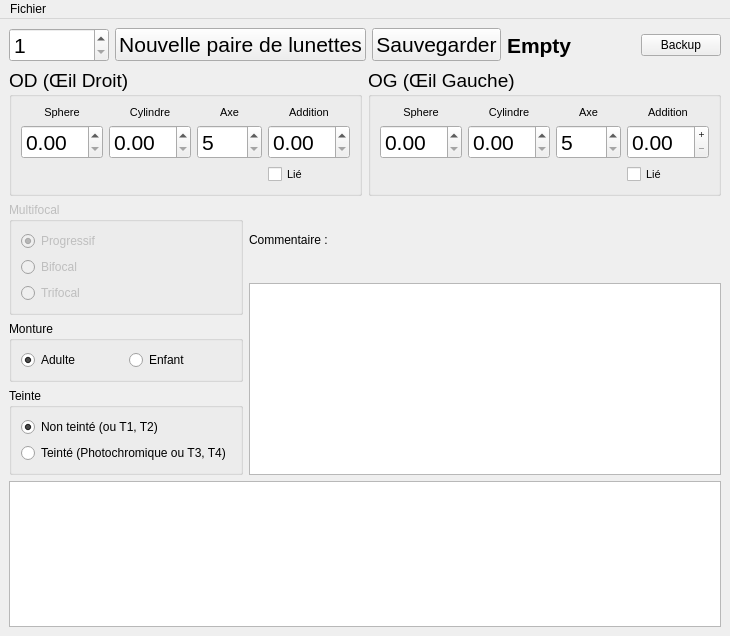
<?xml version="1.0" encoding="UTF-8"?>
<ui version="4.0">
 <class>MainWindow</class>
 <widget class="QMainWindow" name="MainWindow">
  <property name="geometry">
   <rect>
    <x>0</x>
    <y>0</y>
    <width>714</width>
    <height>636</height>
   </rect>
  </property>
  <property name="windowTitle">
   <string>Oryx Optical DBSM - Inventory</string>
  </property>
  <widget class="QWidget" name="centralwidget">
   <property name="sizePolicy">
    <sizepolicy hsizetype="Expanding" vsizetype="Expanding">
     <horstretch>0</horstretch>
     <verstretch>0</verstretch>
    </sizepolicy>
   </property>
   <layout class="QGridLayout" name="gridLayout_3">
    <item row="0" column="0">
     <layout class="QVBoxLayout" name="mainLayout" stretch="0,0,0,0">
      <property name="spacing">
       <number>6</number>
      </property>
      <property name="sizeConstraint">
       <enum>QLayout::SetNoConstraint</enum>
      </property>
      <item>
       <layout class="QHBoxLayout" name="numberingLayout">
        <item>
         <widget class="QSpinBox" name="eyeglassesNum">
          <property name="font">
           <font>
            <pointsize>16</pointsize>
           </font>
          </property>
          <property name="minimum">
           <number>1</number>
          </property>
          <property name="maximum">
           <number>1000000</number>
          </property>
          <property name="value">
           <number>1</number>
          </property>
         </widget>
        </item>
        <item>
         <widget class="QPushButton" name="newButton">
          <property name="font">
           <font>
            <pointsize>16</pointsize>
           </font>
          </property>
          <property name="text">
           <string>Nouvelle paire de lunettes</string>
          </property>
         </widget>
        </item>
        <item>
         <widget class="QPushButton" name="saveButton">
          <property name="font">
           <font>
            <pointsize>16</pointsize>
           </font>
          </property>
          <property name="text">
           <string>Sauvegarder</string>
          </property>
         </widget>
        </item>
        <item>
         <widget class="QLabel" name="status">
          <property name="font">
           <font>
            <pointsize>16</pointsize>
            <weight>75</weight>
            <bold>true</bold>
           </font>
          </property>
          <property name="text">
           <string>Empty</string>
          </property>
         </widget>
        </item>
        <item>
         <spacer name="horizontalSpacer">
          <property name="orientation">
           <enum>Qt::Horizontal</enum>
          </property>
          <property name="sizeHint" stdset="0">
           <size>
            <width>40</width>
            <height>20</height>
           </size>
          </property>
         </spacer>
        </item>
        <item>
         <widget class="QPushButton" name="backupButton">
          <property name="focusPolicy">
           <enum>Qt::ClickFocus</enum>
          </property>
          <property name="text">
           <string>Backup</string>
          </property>
         </widget>
        </item>
       </layout>
      </item>
      <item>
       <layout class="QHBoxLayout" name="eyesLayout">
        <item>
         <widget class="QGroupBox" name="rightEyeGroupBox">
          <property name="font">
           <font>
            <pointsize>14</pointsize>
           </font>
          </property>
          <property name="title">
           <string>OD (Œil Droit)</string>
          </property>
          <layout class="QGridLayout" name="gridLayout_7">
           <item row="0" column="0">
            <layout class="QGridLayout" name="rightEyeLayout">
             <item row="0" column="0">
              <widget class="QLabel" name="label_2">
               <property name="font">
                <font>
                 <pointsize>8</pointsize>
                </font>
               </property>
               <property name="text">
                <string>Sphere</string>
               </property>
               <property name="alignment">
                <set>Qt::AlignCenter</set>
               </property>
              </widget>
             </item>
             <item row="0" column="3">
              <widget class="QLabel" name="label_5">
               <property name="font">
                <font>
                 <pointsize>8</pointsize>
                </font>
               </property>
               <property name="text">
                <string>Addition</string>
               </property>
               <property name="alignment">
                <set>Qt::AlignCenter</set>
               </property>
              </widget>
             </item>
             <item row="0" column="2">
              <widget class="QLabel" name="label_4">
               <property name="font">
                <font>
                 <pointsize>8</pointsize>
                </font>
               </property>
               <property name="text">
                <string>Axe</string>
               </property>
               <property name="alignment">
                <set>Qt::AlignCenter</set>
               </property>
              </widget>
             </item>
             <item row="1" column="2">
              <widget class="angleSpinBox" name="rAxisSpin">
               <property name="font">
                <font>
                 <pointsize>16</pointsize>
                </font>
               </property>
               <property name="minimum">
                <number>5</number>
               </property>
               <property name="maximum">
                <number>180</number>
               </property>
               <property name="singleStep">
                <number>5</number>
               </property>
              </widget>
             </item>
             <item row="0" column="1">
              <widget class="QLabel" name="label_3">
               <property name="font">
                <font>
                 <pointsize>8</pointsize>
                </font>
               </property>
               <property name="text">
                <string>Cylindre</string>
               </property>
               <property name="alignment">
                <set>Qt::AlignCenter</set>
               </property>
              </widget>
             </item>
             <item row="2" column="3">
              <widget class="QCheckBox" name="rLinkCheckbox">
               <property name="font">
                <font>
                 <pointsize>8</pointsize>
                </font>
               </property>
               <property name="focusPolicy">
                <enum>Qt::ClickFocus</enum>
               </property>
               <property name="text">
                <string>Lié</string>
               </property>
              </widget>
             </item>
             <item row="1" column="3">
              <widget class="dotSpinBox" name="rAddSpin">
               <property name="font">
                <font>
                 <pointsize>16</pointsize>
                </font>
               </property>
              </widget>
             </item>
             <item row="1" column="1">
              <widget class="negativeZeroSpinBox" name="rCylSpin">
               <property name="font">
                <font>
                 <pointsize>16</pointsize>
                </font>
               </property>
              </widget>
             </item>
             <item row="1" column="0">
              <widget class="dotSpinBox" name="rSphereSpin">
               <property name="font">
                <font>
                 <pointsize>16</pointsize>
                </font>
               </property>
              </widget>
             </item>
            </layout>
           </item>
          </layout>
         </widget>
        </item>
        <item>
         <widget class="QGroupBox" name="leftEyeGroupBox">
          <property name="font">
           <font>
            <pointsize>14</pointsize>
           </font>
          </property>
          <property name="title">
           <string>OG (Œil Gauche)</string>
          </property>
          <layout class="QGridLayout" name="gridLayout_8">
           <item row="0" column="0">
            <layout class="QGridLayout" name="leftEyeLayout">
             <item row="0" column="2">
              <widget class="QLabel" name="label_8">
               <property name="font">
                <font>
                 <pointsize>8</pointsize>
                </font>
               </property>
               <property name="text">
                <string>Axe</string>
               </property>
               <property name="alignment">
                <set>Qt::AlignCenter</set>
               </property>
              </widget>
             </item>
             <item row="0" column="1">
              <widget class="QLabel" name="label_9">
               <property name="font">
                <font>
                 <pointsize>8</pointsize>
                </font>
               </property>
               <property name="text">
                <string>Cylindre</string>
               </property>
               <property name="alignment">
                <set>Qt::AlignCenter</set>
               </property>
              </widget>
             </item>
             <item row="0" column="0">
              <widget class="QLabel" name="label_6">
               <property name="font">
                <font>
                 <pointsize>8</pointsize>
                </font>
               </property>
               <property name="text">
                <string>Sphere</string>
               </property>
               <property name="alignment">
                <set>Qt::AlignCenter</set>
               </property>
              </widget>
             </item>
             <item row="1" column="2">
              <widget class="angleSpinBox" name="lAxisSpin">
               <property name="font">
                <font>
                 <pointsize>16</pointsize>
                </font>
               </property>
               <property name="minimum">
                <number>5</number>
               </property>
               <property name="maximum">
                <number>180</number>
               </property>
               <property name="singleStep">
                <number>5</number>
               </property>
              </widget>
             </item>
             <item row="0" column="3">
              <widget class="QLabel" name="label_7">
               <property name="font">
                <font>
                 <pointsize>8</pointsize>
                </font>
               </property>
               <property name="text">
                <string>Addition</string>
               </property>
               <property name="alignment">
                <set>Qt::AlignCenter</set>
               </property>
              </widget>
             </item>
             <item row="2" column="3">
              <widget class="QCheckBox" name="lLinkCheckbox">
               <property name="font">
                <font>
                 <pointsize>8</pointsize>
                </font>
               </property>
               <property name="focusPolicy">
                <enum>Qt::ClickFocus</enum>
               </property>
               <property name="text">
                <string>Lié</string>
               </property>
              </widget>
             </item>
             <item row="1" column="0">
              <widget class="dotSpinBox" name="lSphereSpin">
               <property name="font">
                <font>
                 <pointsize>16</pointsize>
                </font>
               </property>
              </widget>
             </item>
             <item row="1" column="1">
              <widget class="negativeZeroSpinBox" name="lCylSpin">
               <property name="font">
                <font>
                 <pointsize>16</pointsize>
                </font>
               </property>
              </widget>
             </item>
             <item row="1" column="3">
              <widget class="dotSpinBox" name="lAddSpin">
               <property name="font">
                <font>
                 <pointsize>16</pointsize>
                </font>
               </property>
               <property name="buttonSymbols">
                <enum>QAbstractSpinBox::PlusMinus</enum>
               </property>
              </widget>
             </item>
            </layout>
           </item>
          </layout>
         </widget>
        </item>
       </layout>
      </item>
      <item>
       <layout class="QHBoxLayout" name="otherLayout">
        <item>
         <layout class="QVBoxLayout" name="optionsLayout">
          <item>
           <widget class="QGroupBox" name="addGroupBox">
            <property name="enabled">
             <bool>false</bool>
            </property>
            <property name="sizePolicy">
             <sizepolicy hsizetype="Preferred" vsizetype="Fixed">
              <horstretch>0</horstretch>
              <verstretch>0</verstretch>
             </sizepolicy>
            </property>
            <property name="title">
             <string>Multifocal</string>
            </property>
            <layout class="QGridLayout" name="gridLayout_9">
             <item row="1" column="0">
              <layout class="QVBoxLayout" name="addLayout">
               <item>
                <widget class="QRadioButton" name="addRadioP">
                 <property name="text">
                  <string>Progressif</string>
                 </property>
                 <property name="checked">
                  <bool>true</bool>
                 </property>
                </widget>
               </item>
               <item>
                <widget class="QRadioButton" name="addRadioBF">
                 <property name="text">
                  <string>Bifocal</string>
                 </property>
                </widget>
               </item>
               <item>
                <widget class="QRadioButton" name="addRadioTF">
                 <property name="text">
                  <string>Trifocal</string>
                 </property>
                </widget>
               </item>
              </layout>
             </item>
            </layout>
           </widget>
          </item>
          <item>
           <widget class="QGroupBox" name="childGroupBox">
            <property name="sizePolicy">
             <sizepolicy hsizetype="Preferred" vsizetype="Fixed">
              <horstretch>0</horstretch>
              <verstretch>0</verstretch>
             </sizepolicy>
            </property>
            <property name="title">
             <string>Monture</string>
            </property>
            <layout class="QGridLayout" name="gridLayout_5">
             <item row="3" column="0">
              <layout class="QHBoxLayout" name="childLayout">
               <item>
                <widget class="QRadioButton" name="childRadioNo">
                 <property name="text">
                  <string>Adulte</string>
                 </property>
                 <property name="checked">
                  <bool>true</bool>
                 </property>
                </widget>
               </item>
               <item>
                <widget class="QRadioButton" name="childRadioYes">
                 <property name="text">
                  <string>Enfant</string>
                 </property>
                </widget>
               </item>
              </layout>
             </item>
            </layout>
           </widget>
          </item>
          <item>
           <widget class="QGroupBox" name="solarGroupBox">
            <property name="sizePolicy">
             <sizepolicy hsizetype="Preferred" vsizetype="Fixed">
              <horstretch>0</horstretch>
              <verstretch>0</verstretch>
             </sizepolicy>
            </property>
            <property name="title">
             <string>Teinte</string>
            </property>
            <layout class="QGridLayout" name="gridLayout_6">
             <item row="0" column="0">
              <widget class="QRadioButton" name="solarRadioNo">
               <property name="text">
                <string>Non teinté (ou T1, T2)</string>
               </property>
               <property name="checked">
                <bool>true</bool>
               </property>
              </widget>
             </item>
             <item row="1" column="0">
              <widget class="QRadioButton" name="solarRadioYes">
               <property name="text">
                <string>Teinté (Photochromique ou T3, T4)</string>
               </property>
              </widget>
             </item>
            </layout>
           </widget>
          </item>
         </layout>
        </item>
        <item>
         <layout class="QVBoxLayout" name="commentLayout">
          <item>
           <widget class="QLabel" name="label_10">
            <property name="text">
             <string>Commentaire :</string>
            </property>
           </widget>
          </item>
          <item>
           <widget class="QPlainTextEdit" name="commentEdit">
            <property name="sizePolicy">
             <sizepolicy hsizetype="Expanding" vsizetype="Fixed">
              <horstretch>0</horstretch>
              <verstretch>0</verstretch>
             </sizepolicy>
            </property>
            <property name="font">
             <font>
              <pointsize>10</pointsize>
             </font>
            </property>
            <property name="tabChangesFocus">
             <bool>true</bool>
            </property>
            <property name="backgroundVisible">
             <bool>false</bool>
            </property>
           </widget>
          </item>
         </layout>
        </item>
       </layout>
      </item>
      <item>
       <widget class="QTableView" name="tableView">
        <property name="focusPolicy">
         <enum>Qt::ClickFocus</enum>
        </property>
        <property name="editTriggers">
         <set>QAbstractItemView::NoEditTriggers</set>
        </property>
        <property name="selectionMode">
         <enum>QAbstractItemView::SingleSelection</enum>
        </property>
        <property name="selectionBehavior">
         <enum>QAbstractItemView::SelectRows</enum>
        </property>
        <attribute name="horizontalHeaderStretchLastSection">
         <bool>true</bool>
        </attribute>
        <attribute name="verticalHeaderVisible">
         <bool>false</bool>
        </attribute>
        <attribute name="verticalHeaderStretchLastSection">
         <bool>false</bool>
        </attribute>
       </widget>
      </item>
     </layout>
    </item>
   </layout>
  </widget>
  <widget class="QMenuBar" name="menubar">
   <property name="geometry">
    <rect>
     <x>0</x>
     <y>0</y>
     <width>714</width>
     <height>21</height>
    </rect>
   </property>
   <widget class="QMenu" name="fileMenu">
    <property name="title">
     <string>Fichier</string>
    </property>
    <addaction name="newAction"/>
    <addaction name="saveAction"/>
    <addaction name="backupAction"/>
    <addaction name="separator"/>
    <addaction name="exitAction"/>
   </widget>
   <addaction name="fileMenu"/>
  </widget>
  <action name="newAction">
   <property name="text">
    <string>Nouveau</string>
   </property>
   <property name="shortcut">
    <string>Ctrl+N</string>
   </property>
  </action>
  <action name="saveAction">
   <property name="text">
    <string>Sauvegarder</string>
   </property>
   <property name="shortcut">
    <string>Ctrl+S</string>
   </property>
  </action>
  <action name="exitAction">
   <property name="text">
    <string>Quitter</string>
   </property>
   <property name="shortcut">
    <string>Ctrl+Q</string>
   </property>
  </action>
  <action name="backupAction">
   <property name="text">
    <string>Backup</string>
   </property>
   <property name="toolTip">
    <string>&lt;html&gt;&lt;head/&gt;&lt;body&gt;&lt;p&gt;Sauvegarde la base de donnée dans un fichier externe&lt;/p&gt;&lt;/body&gt;&lt;/html&gt;</string>
   </property>
   <property name="shortcut">
    <string>Ctrl+Shift+B</string>
   </property>
  </action>
 </widget>
 <customwidgets>
  <customwidget>
   <class>negativeZeroSpinBox</class>
   <extends>QDoubleSpinBox</extends>
   <header>negativezerospinbox.h</header>
  </customwidget>
  <customwidget>
   <class>dotSpinBox</class>
   <extends>QDoubleSpinBox</extends>
   <header>dotspinbox.h</header>
  </customwidget>
  <customwidget>
   <class>angleSpinBox</class>
   <extends>QSpinBox</extends>
   <header>anglespinbox.h</header>
  </customwidget>
 </customwidgets>
 <tabstops>
  <tabstop>newButton</tabstop>
  <tabstop>saveButton</tabstop>
  <tabstop>eyeglassesNum</tabstop>
  <tabstop>rSphereSpin</tabstop>
  <tabstop>rCylSpin</tabstop>
  <tabstop>rAxisSpin</tabstop>
  <tabstop>rAddSpin</tabstop>
  <tabstop>lSphereSpin</tabstop>
  <tabstop>lCylSpin</tabstop>
  <tabstop>lAxisSpin</tabstop>
  <tabstop>lAddSpin</tabstop>
  <tabstop>addRadioP</tabstop>
  <tabstop>addRadioBF</tabstop>
  <tabstop>addRadioTF</tabstop>
  <tabstop>childRadioNo</tabstop>
  <tabstop>childRadioYes</tabstop>
  <tabstop>solarRadioNo</tabstop>
  <tabstop>solarRadioYes</tabstop>
  <tabstop>commentEdit</tabstop>
  <tabstop>backupButton</tabstop>
 </tabstops>
 <resources/>
 <connections/>
</ui>
